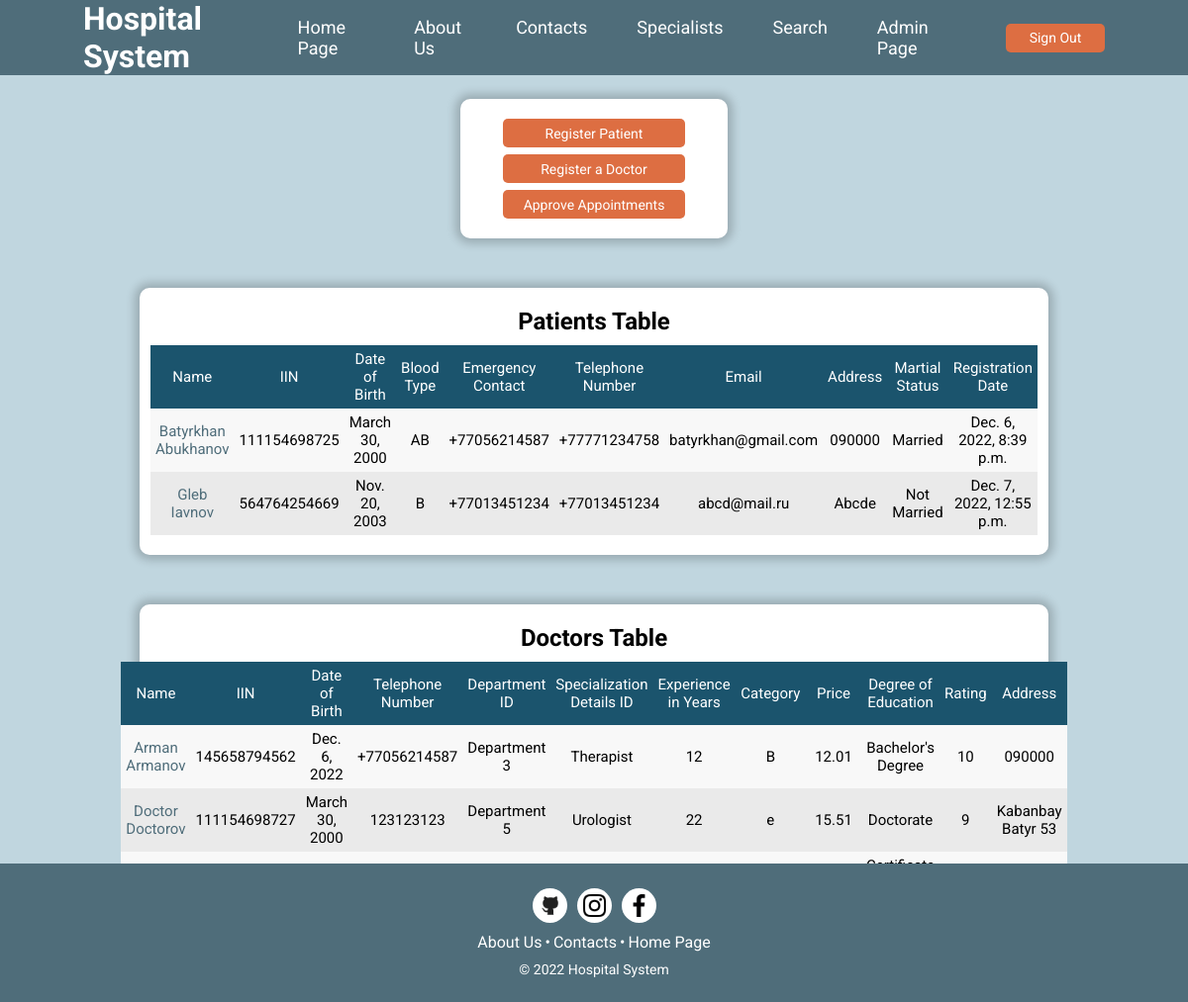
Page /adminpage (signed in) on the committed database.
### authentication/models.py (models this page shows, shortened)
class Patient(models.Model):
    STATUS_TYPE = (
        ('Married', 'Married'),
        ('Not Married', 'Not Married'),
    )
    BLOOD_TYPE = (
        ('A', 'A'),
        ('B', 'B'),
        ('O', 'O'),
        ('AB', 'AB'),
    )
    user=models.OneToOneField(User,on_delete=models.CASCADE)
    date_of_birth = models.DateField('Date of birth')
    iin_number = models.CharField('IIN', max_length = 12)
    id_number = models.BigAutoField(primary_key = True)
    blood_group = models.CharField('Blood group', max_length = 5, choices = BLOOD_TYPE)
    emergency_contact_number = models.CharField('Emergency contact number', max_length = 12)
    contact_number = models.CharField('Contact Number', max_length = 12)
    email = models.EmailField('Email address', max_length = 254)
    address = models.CharField('Physical address', max_length = 1024)
    martial_status = models.CharField('Martial status', max_length = 20, choices = STATUS_TYPE)
    registration_date = models.DateTimeField(auto_now_add = True)
    class Meta:
        verbose_name = 'Patient'
        verbose_name_plural = 'Patients'

class Doctor(models.Model):
    DEGREE_OF_EDUCATION = (
        ('No Education', 'No Education'),
        ('High School Diploma', 'High School Diploma'),
        ('Certificate or associate degree', 'Certificate or associate degree'),
        ("Bachelor's Degree", "Bachelor's Degree"),
        ("Master's Degree", "Master's Degree"),
        ('Doctorate', 'Doctorate'),
    )
    RATING = (
        ('0', '0'),
        ('1', '1'),
        ('2', '2'),
        ('3', '3'),
        ('4', '4'),
        ('5', '5'),
        ('6', '6'),
        ('7', '7'),
        ('8', '8'),
        ('9', '9'),
        ('10', '10'),
    )
    user=models.OneToOneField(User,on_delete=models.CASCADE)
    date_of_birth = models.DateField('Date of birth')
    iin_number = models.CharField('IIN', max_length = 12)
    id_number = models.BigAutoField(primary_key = True)
    contact_number = models.CharField('Contact Number', max_length = 12)
    department_id = models.ForeignKey('Department', on_delete=models.CASCADE)
    specialization_details_id = models.ForeignKey('Specialization', on_delete=models.CASCADE)
    experience = models.CharField('Experience In Years', max_length = 4)
    photo = models.ImageField(null = True, blank = False, upload_to = 'images/', default='images/download.png')
    category = models.CharField('Category', max_length = 100)
    price = models.DecimalField('Price', max_digits = 10, decimal_places = 2)
    education = models.CharField('Degree of Education', max_length = 50, choices = DEGREE_OF_EDUCATION)
    rating = models.CharField('Rating', max_length = 3, choices = RATING)
    address = models.CharField('Address', max_length = 1024)
    class Meta:
        verbose_name = 'Doctor'
        verbose_name_plural = 'Doctors'

class Department(models.Model):
    id = models.BigAutoField(primary_key=True)
    department = models.CharField(max_length=100)
    def __str__(self):
        return self.department
    class Meta:
        verbose_name = 'Department'
        verbose_name_plural = 'Departments'

class Specialization(models.Model):
    id = models.BigAutoField(primary_key=True)
    specialization = models.CharField(max_length=100)
    def __str__(self):
        return self.specialization
    class Meta:
        verbose_name = 'Specialization'
        verbose_name_plural = 'Specializations'

### authentication/views.py (the view)
# urls.py: path('adminpage', views.adminpage, name="adminpage"),
@login_required(login_url='adminlogin')
@user_passes_test(is_admin)
def adminpage(request):
    patients = Patient.objects.all()
    doctors = Doctor.objects.all()
    return render(request, "authentication/adminpage.html", {'patients': patients, 'doctors': doctors})

### authentication/views.py (called while the page is built)
def is_admin(user):
    return user.groups.filter(name='ADMIN').exists()

### templates/authentication/adminpage.html (shortened to what this page needs)
<!DOCTYPE html>
<html lang="en">
    <head>
        <link rel="stylesheet" href="../../styles/adminpage.css" />
    </head>
    <body>
        <div class="container">
            <header>
                <div id="header-left-side">
                    <h1 id="header-title">Hospital System</h1>
                </div>
                <div id="header-right-side">
                    <div id="tabs-bar">
                        <a href="{% url 'home' %}">Home Page</a>
                        <p class="about-us" id="about-us-header">About Us</p>
                        <p class="contacts" id="contacts-header">Contacts</p>
                        <a href="{% url 'specialization' %}">Specialists</a>
                        <a href="{% url 'appointment' %}">Search</a>
                        {% if user.is_authenticated %}
                            <a href="{% url 'adminpage' %}">Admin Page</a>
                        {% endif %}
                    </div>
                    <div id="header-sing-in-block">
                         {% if user.is_authenticated %}
                        <button type="submit" id="header-btn" class="btn"><a href="/signout">Sign Out</a></button>
                        {% endif %}
                    </div>
                </div>
            </header>
            <main>
                <div class="btn-block block">
                    <button type="submit" class="btn"><a href="/patient">Register Patient</a></button>
                    <button type="submit" class="btn"><a href="/doctor">Register a Doctor</a></button>
                    <button type="submit" class="btn">
                        <a href="{% url 'confirm-appointment' %}">Approve Appointments</a>
                    </button>
                </div>
                <div id="tables-block">
                    <div id="patients-table-block" class="block">
                        <h2>Patients Table</h2>
                        <table style="width: 100%">
                            <tr>
                                <th>Name</th>
                                <th>IIN</th>
                                <th>Date of Birth</th>
                                <th>Blood Type</th>
                                <th>Emergency Contact</th>
                                <th>Telephone Number</th>
                                <th>Email</th>
                                <th>Address</th>
                                <th>Martial Status</th>
                                <th>Registration Date</th>
                            </tr>
                            {% for patient in patients %}
                            <tr>
                                <td>
                                    <a href="{% url 'update-patient' patient.id_number %}"
                                        >{{ patient.user.first_name }} {{ patient.user.last_name }}</a
                                    >
                                </td>
                                <td>{{ patient.iin_number }}</td>
                                <td>{{ patient.date_of_birth }}</td>
                                <td>{{ patient.blood_group }}</td>
                                <td>{{ patient.emergency_contact_number }}</td>
                                <td>{{ patient.contact_number }}</td>
                                <td>{{ patient.email }}</td>
                                <td>{{ patient.address }}</td>
                                <td>{{ patient.martial_status }}</td>
                                <td>{{ patient.registration_date }}</td>
                            </tr>
                            {% endfor %}
                        </table>
                    </div>
                    <div id="doctors-table-block" class="block">
                        <h2>Doctors Table</h2>
                        <table style="width: 100%">
                            <tr>
                                <th>Name</th>
                                <th>IIN</th>
                                <th>Date of Birth</th>
                                <th>Telephone Number</th>
                                <th>Department ID</th>
                                <th>Specialization Details ID</th>
                                <th>Experience in Years</th>
                                <th>Category</th>
                                <th>Price</th>
                                <th>Degree of Education</th>
                                <th>Rating</th>
                                <th>Address</th>
                            </tr>
                            {% for doctor in doctors %}
                            <tr>
                                <td>
                                    <a href="{% url 'update-doctor' doctor.id_number %}"
                                        >{{ doctor.user.first_name }} {{ doctor.user.last_name }}</a
                                    >
                                </td>
                                <td>{{ doctor.iin_number }}</td>
                                <td>{{ doctor.date_of_birth }}</td>
                                <td>{{ doctor.contact_number }}</td>
                                <td>{{ doctor.department_id }}</td>
                                <td>{{ doctor.specialization_details_id }}</td>
                                <td>{{ doctor.experience }}</td>
                                <td>{{ doctor.category }}</td>
                                <td>{{ doctor.price }}</td>
                                <td>{{ doctor.education }}</td>
                                <td>{{ doctor.rating }}</td>
                                <td>{{ doctor.address }}</td>
                            </tr>
                            {% endfor %}
                        </table>
                    </div>
                </div>
            </main>
            <footer>
                <div id="footer-icons-block">
                    <a href="" class="footer-icon">
                        <img src="../../images/github-icon.png" alt="Github Icon" width="23px" />
                    </a>
                    <a href="" class="footer-icon">
                        <img src="../../images/instagram-icon.png" alt="Instagram Icon" width="23px" />
                    </a>
                    <a href="" class="footer-icon">
                        <img src="../../images/facebook-icon.png" alt="Facebook Icon" width="23px" />
                    </a>
                </div>
                <div id="footer-links-block">
                    <p class="about-us" id="about-us-footer">About Us</p>
                    <p>•</p>
                    <p class="contacts" id="contacts-footer">Contacts</p>
                    <p>•</p>
                    <a href="{% url 'home' %}">Home Page</a>
                </div>
                <div id="footer-copyright-block">
                    <p>© 2022 Hospital System</p>
                </div>
            </footer>
        </div>
    </body>
</html>

### styles/adminpage.css (style rules this page uses)
body { margin: 0; font-family: "Roboto"; background-color: #c0d6df; }
p, h1, h2, h3, h4, h5, h6 { margin: 0px; }
* { box-sizing: border-box; }
.container { width: 100%; height: 100%; display: flex; justify-content: center; align-items: center; flex-direction: column; }
a { text-decoration: none; color: #4f6d7a; }
a { text-decoration: none; color: #ffffff; }
header { position: fixed; left: 0; top: 0; width: 100%; min-height: 70px; padding: 0px 7%; display: flex; justify-content: space-between; align-items: center; background-color: #4f6d7a; color: #ffffff; }
#tabs-bar { display: flex; gap: 50px; font-size: 18px; }
#header-right-side { display: flex; align-items: center; gap: 60px; }
#header-btn { width: 100px; }
footer { position: fixed; left: 0; bottom: 0; width: 100%; height: 140px; padding: 0px 7%; display: flex; flex-direction: column; justify-content: center; align-items: center; gap: 10px; background-color: #4f6d7a; color: #ffffff; }
#footer-icons-block { display: flex; gap: 5px; }
#footer-links-block { display: flex; gap: 3px; }
#footer-copyright-block { font-size: 14px; }
.footer-icon { width: 35px; height: 35px; background-color: #ffffff; border-radius: 90px; display: flex; justify-content: center; align-items: center; }
main { display: flex; flex-direction: column; align-items: center; width: 100%; height: 100%; padding: 0px 5%; margin-top: 70px; }
table, th, td { border-collapse: collapse; padding: 5px; font-size: 15px; }
th { background-color: #1b546d; color: #ffffff; font-weight: 400; }
tr { background-color: #f8f8f8; text-align: center; }
tr:nth-child(2n-1) { background-color: #eaeaea; }
td > a { color: #4f6d7a; }
.btn { height: 29px; width: 80%; font-family: "Roboto"; border: 0; border-radius: 5px; background-color: #dd6e42; color: #ffffff; font-size: 14px; cursor: pointer; transition: 0.2s; }
.btn > * { color: #ffffff; }
#tables-block { width: 85%; margin-bottom: 50px; }
.block { background-color: #ffffff; padding: 20px; border-radius: 10px; display: flex; flex-direction: column; align-items: center; gap: 10px; box-shadow: 0px 0px 10px 5px rgba(0, 0, 0, 0.2); }
.btn-block { width: 270px; margin-top: 30px; gap: 7px; }
#patients-table-block, #doctors-table-block { margin-top: 50px; }
.about-us, .contacts { cursor: pointer; }

### rows in the picture
Patient: user.first_name "Batyrkhan", user.last_name "Abukhanov", iin_number "111154698725", date_of_birth "March 30, 2000", blood_group "AB", emergency_contact_number "+77056214587", contact_number "+77771234758", email "batyrkhan@gmail.com", address "090000", martial_status "Married", registration_date "Dec. 6, 2022, 8:39 p.m."
Patient: user.first_name "Gleb", user.last_name "Iavnov", iin_number "564764254669", date_of_birth "Nov. 20, 2003", blood_group "B", emergency_contact_number "+77013451234", contact_number "+77013451234", email "abcd@mail.ru", address "Abcde", martial_status "Not Married", registration_date "Dec. 7, 2022, 12:55 p.m."
Doctor: user.first_name "Arman", user.last_name "Armanov", iin_number "145658794562", date_of_birth "Dec. 6, 2022", contact_number "+77056214587", department_id "Department 3", specialization_details_id "Therapist", experience "12", category "B", price "12.01", education "Bachelor's Degree", rating "10", address "090000"
Doctor: user.first_name "Doctor", user.last_name "Doctorov", iin_number "111154698727", date_of_birth "March 30, 2000", contact_number "123123123", department_id "Department 5", specialization_details_id "Urologist", experience "22", category "e", price "15.51", education "Doctorate", rating "9", address "Kabanbay Batyr 53"
